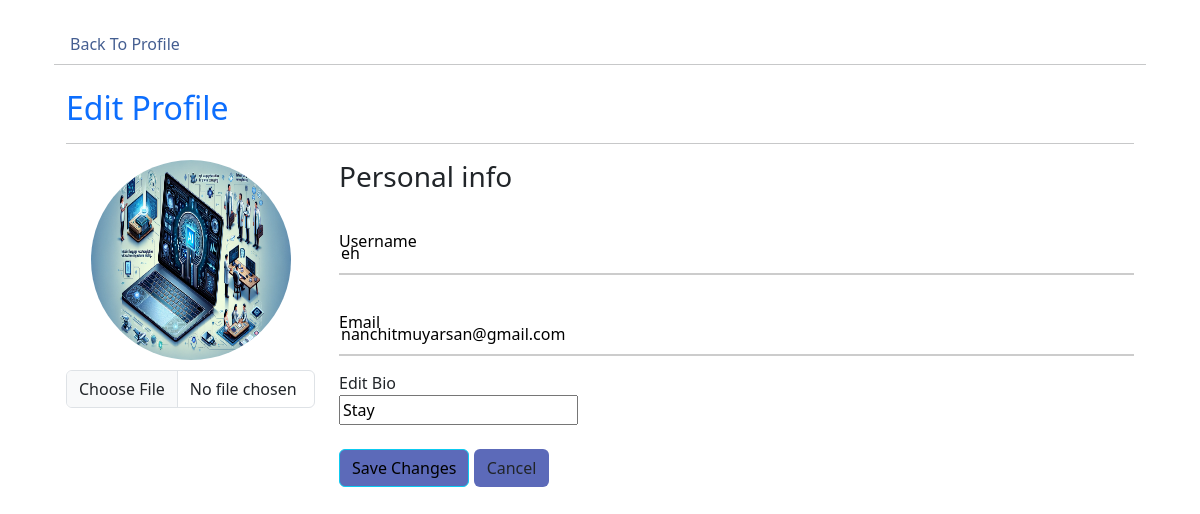
Before: /profile/edit (signed in) with the older database file.
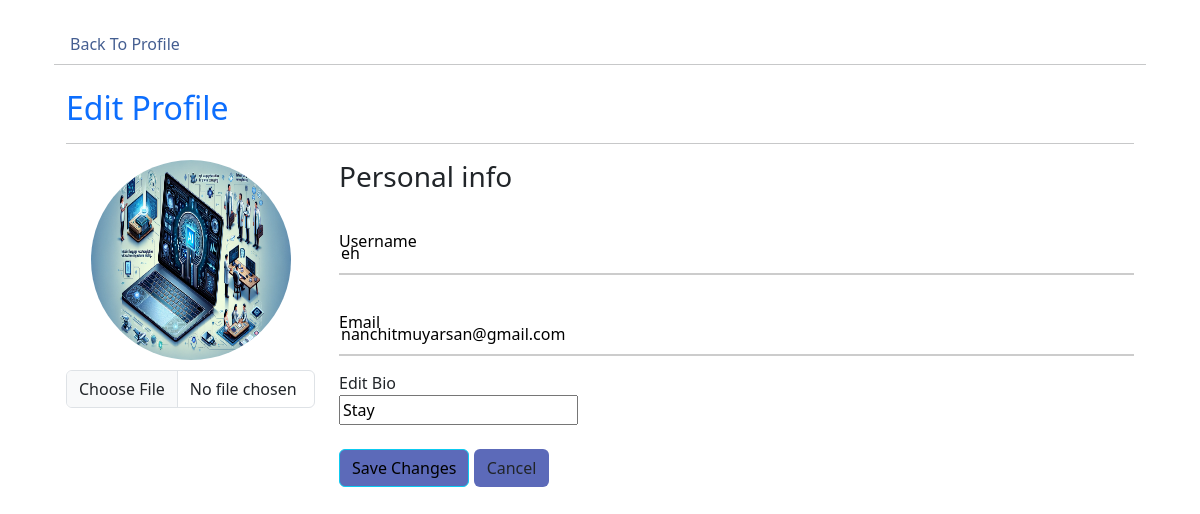
After: the same page with the newer database file.
### models.py (models this page shows, shortened)
class User(UserMixin,db.Model):
    id = db.Column(db.Integer, primary_key=True)
    username = db.Column(db.String(50), unique=True)
    email =db.Column(db.String(50), unique=True)
    password = db.Column(db.String(100))
    bio = db.Column(db.String(50))
    profile_picture = db.Column(db.String(250))
    posts = db.relationship('Post', backref='author', lazy=True)
    comments = db.relationship('Comment', backref='author', lazy=True)

### route.py (the view, shortened to what this page needs)
@app.route('/profile/edit', methods=['GET', 'POST'])
@login_required
def profile_edit():
    picture_url = get_profile_profile(current_user.id)
    user=current_user
    form = PictureUpdate()
    bio = current_user.bio
    return render_template('profile_edit.html',form=form,user=user,picture_url=picture_url)

### forms.py
class PictureUpdate(FlaskForm):
    profile_picture = FileField('Profile Picture', validators=[validators.InputRequired()])
    submit = SubmitField('Update')

### route.py (called while the page is built)
@login_manager.user_loader
def loader_user(user_id):
    return User.query.get(user_id)

def get_profile_profile(user_id):
    cwd = os.getcwd()
    user = User.query.get_or_404(user_id)
    if user:
        picture_url = f"/photo/user_profile/{user.profile_picture}"
        return picture_url

### templates/profile_edit.html (shortened to what this page needs)
<!DOCTYPE html>
<html lang="en">
<head>
  <link href="https://cdn.quilljs.com/1.3.6/quill.snow.css" rel="stylesheet">
    <link rel="stylesheet" href="/static/editprofile.css" />
  <link href=
  "https://cdn.jsdelivr.net/npm/bootstrap@5.3.0-alpha1/dist/css/bootstrap.min.css"
      rel="stylesheet">
    <link href=
  "https://cdnjs.cloudflare.com/ajax/libs/font-awesome/6.0.0-beta3/css/all.min.css"
      rel="stylesheet">
</head>
<body>
    <div class="container-xl px-4 mt-4">
        <nav class="nav nav-borders">
            <a class="nav-link active ms-0" href="{{ url_for('profile',user_id= current_user.id) }}" target="__blank" style="color: #445e91;"> Back To Profile</a>
        </nav>
        <hr class="mt-0 mb-4">
        <div class="container bootstrap snippets bootdey">
            <h2 class="text-primary" style="color: #5c6ab9;">Edit Profile</h2>
              <hr>
            <div class="row">
              <div class="col-md-3 ">
                <div class="text-center">
            <form enctype="multipart/form-data" method="post">
                  <img src="{{ url_for('static', filename= picture_url ) }}" class="avatar img-circle"  alt="avatar">
                  <input type="file" name="file" class="form-control">
                </div>
              </div>
              <div class="col-sm-9 personal-info">
                <h3>Personal info</h3>
                  <div class="input-field">
                    <label>Username</label>
                    <br>
                    <input type="text" name="username" value={{current_user.username}}>
                  </div>
                  <div class="form-group">
                    <div class="input-field">
                      <label>Email</label>
                      <br>
                      <input type="text" disabled value={{current_user.email}}>
                    </div>
                  </div>
                  <div class="form-group">
                    <label class="col-md-3 control-label">Edit Bio</label>
                    <br>
                    <input type="text" name="bio" value={{current_user.bio}}>
                      <div class="form-group">
                        <div class="col-md-8">
                          <button type="submit"  class="btn btn-info" style="background-color: #5c6ab9;">Save Changes</button>
                          <input type="reset" class="btn btn-default" value="Cancel" style="background-color: #5c6ab9;" onclick="goBack()" >
                        </div>
                    </div>
                  </div>
              </div>
          </div>
        </div>
</body>
</html>

Changed rows visible on the page:
changed User "eh": bio "Stay" → (not shown)
Other visible differences:
form field bio: (not shown) → "Stay"
